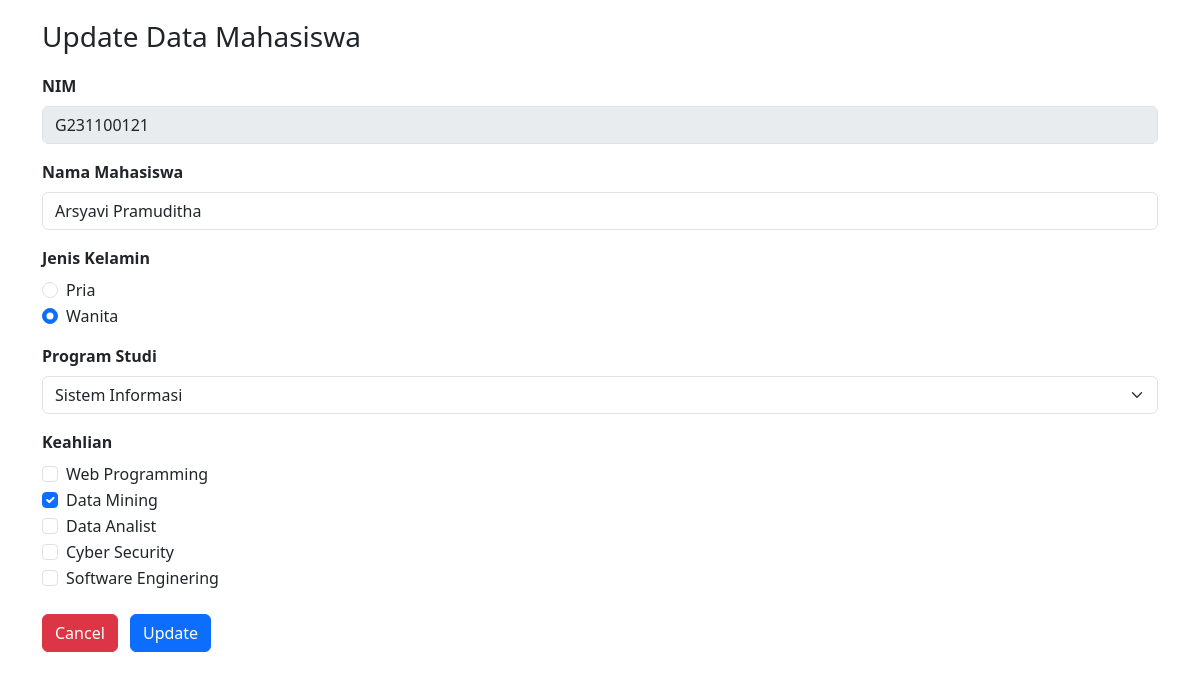
Screenshot of /edit_form.php?id=2 with the database file from the repository.
### tables this page shows
CREATE TABLE `mahasiswa` (
  `id` int(10) NOT NULL,
  `nim` varchar(50) NOT NULL,
  `nama_mahasiswa` varchar(50) NOT NULL,
  `jenis_kelamin` enum('Pria','Wanita') NOT NULL,
  `program_studi` varchar(50) NOT NULL,
  `keahlian` varchar(100) NOT NULL
);

### edit_form.php (the view, shortened to what this page needs)
<?php
include("koneksi.php");
$id = $_GET['id'];
$sql = "select * from mahasiswa WHERE id = $id";
$query = mysqli_query($koneksi, $sql);
$mhs = mysqli_fetch_assoc($query);
$checked = explode(",", $mhs['keahlian']);
?>
<!doctype html>
<html lang="en">
<head>
  <link href="https://cdn.jsdelivr.net/npm/bootstrap@5.3.0-alpha3/dist/css/bootstrap.min.css" rel="stylesheet">
</head>
<body>
  <div class="container">
    <div class="col-md-12">
      <h3 style="margin: 20px 0px 20px 0px">Update Data Mahasiswa</h3>
      <form method="post" action="edit_aksi.php" class="form_horizontal">
        <div class="mb-3">
          <label for="nim" class="form-label fw-bold">NIM</label>
          <input type="text" name="nim" class="form-control" value="<?php echo $mhs['nim'] ?>" disabled>
        </div>
        <div class="mb-3">
          <label for="nama_mahasiswa" class="form-label fw-bold">Nama Mahasiswa</label>
          <input type="text" name="nama_mahasiswa" class="form-control" value="<?php echo $mhs['nama_mahasiswa'] ?>">
        </div>
        <div class="mb-3">
          <label for="jenis_kelamin" class="form-label fw-bold">Jenis Kelamin</label>
          <div class="form-check">
            <input class="form-check-input" type="radio" name="jenis_kelamin" value="Laki-laki" <?php if($mhs['jenis_kelamin'] == 'Pria') echo 'checked' ?>>
            <label class="form-check-label">
              Pria
            </label>
          </div>
          <div class="form-check">
            <input class="form-check-input" type="radio" name="jenis_kelamin" value="Perempuan" <?php if($mhs['jenis_kelamin'] == 'Wanita') echo 'checked' ?>>
            <label class="form-check-label">
              Wanita
            </label>
          </div>
        </div>
        <div class="mb-3">
          <label for="alamat" class="form-label fw-bold">Program Studi</label>
          <select name="program_studi" class="form-select" id="">
            <option value="Sistem Informasi" <?php if($mhs['program_studi'] == 'Sistem Informasi') echo 'selected' ?>>Sistem Informasi</option>
          </select>
        </div>
        <div class="mb-3">
          <label for="alamat" class="form-label fw-bold">Keahlian</label>
          <div class="form-check">
            <input class="form-check-input" type="checkbox" name="keahlian[]" value="Web Programming" <?php if(in_array("Web Programming", $checked)) echo "checked" ?>>
            <label class="form-check-label">
              Web Programming
            </label>
          </div>
          <div class="form-check">
            <input class="form-check-input" type="checkbox" name="keahlian[]" value="Data Mining" <?php if(in_array("Data Mining", $checked)) echo "checked" ?>>
            <label class="form-check-label">
              Data Mining
            </label>
          </div>
          <div class="form-check">
            <input class="form-check-input" type="checkbox" name="keahlian[]" value="Data Analist" <?php if(in_array("Data Analist", $checked)) echo "checked" ?>>
            <label class="form-check-label">
              Data Analist
            </label>
          </div>
          <div class="form-check">
            <input class="form-check-input" type="checkbox" name="keahlian[]" value="Cyber Security" <?php if(in_array("Cyber Security", $checked)) echo "checked" ?>>
            <label class="form-check-label">
              Cyber Security
            </label>
          </div>
          <div class="form-check">
            <input class="form-check-input" type="checkbox" name="keahlian[]" value="Software Enginering" <?php if(in_array("Software Enginering", $checked)) echo "checked" ?>>
            <label class="form-check-label">
              Software Enginering
            </label>
          </div>
        </div>
        <div class="form-group mt-4">
          <button type="reset" name="reset" class="btn btn-danger btn-space">Cancel</button>
          <button type="submit" name="update" class="btn btn-primary">Update</button>
        </div>
      </form>
    </div>
  </div>
</body>
</html>

### edit_form.php (style rules this page uses)
.btn { margin-right: 8px; }

### rows the page displays
mahasiswa: nim "G231100121", nama_mahasiswa "Arsyavi Pramuditha", jenis_kelamin "☑", program_studi "Sistem Informasi", keahlian "☑"
